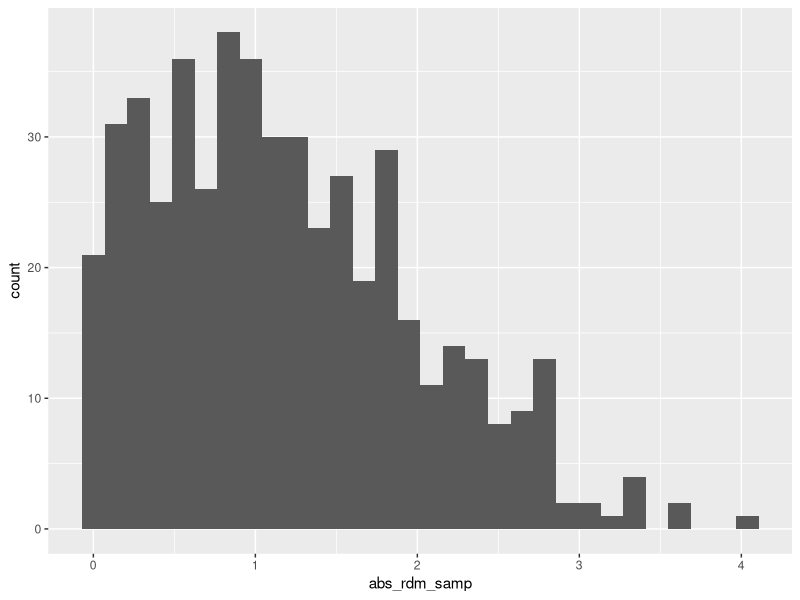

Recreate this plot in R.
## ---- chunk 1
library(tidyverse)
library(ggplot2)
## ---- chunk 2
samp = rnorm(100)
length(samp)
## ---- chunk 3
plot_df = 
  tibble(
    rdm_samp = rnorm(500, mean = 1),
    sign_rdm_samp = rdm_samp > 0,
    abs_rdm_samp = abs(rdm_samp)
  )

ggplot(plot_df, aes(x = abs_rdm_samp)) + geom_histogram()

median_samp = median(pull(plot_df, abs_rdm_samp))
